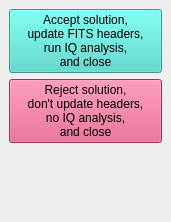
<?xml version="1.0" encoding="UTF-8"?>
<ui version="4.0">
 <class>IvScampDockWidget</class>
 <widget class="QDockWidget" name="IvScampDockWidget">
  <property name="geometry">
   <rect>
    <x>0</x>
    <y>0</y>
    <width>171</width>
    <height>222</height>
   </rect>
  </property>
  <property name="features">
   <set>QDockWidget::DockWidgetFloatable|QDockWidget::DockWidgetMovable</set>
  </property>
  <property name="allowedAreas">
   <set>Qt::LeftDockWidgetArea|Qt::RightDockWidgetArea</set>
  </property>
  <property name="windowTitle">
   <string>Scamp solution</string>
  </property>
  <widget class="QWidget" name="dockWidgetContents">
   <layout class="QGridLayout" name="gridLayout">
    <item row="0" column="0">
     <widget class="QPushButton" name="acceptSolution">
      <property name="palette">
       <palette>
        <active>
         <colorrole role="WindowText">
          <brush brushstyle="SolidPattern">
           <color alpha="255">
            <red>0</red>
            <green>0</green>
            <blue>0</blue>
           </color>
          </brush>
         </colorrole>
         <colorrole role="Button">
          <brush brushstyle="SolidPattern">
           <color alpha="255">
            <red>68</red>
            <green>216</green>
            <blue>204</blue>
           </color>
          </brush>
         </colorrole>
         <colorrole role="Light">
          <brush brushstyle="SolidPattern">
           <color alpha="255">
            <red>149</red>
            <green>255</green>
            <blue>247</blue>
           </color>
          </brush>
         </colorrole>
         <colorrole role="Midlight">
          <brush brushstyle="SolidPattern">
           <color alpha="255">
            <red>108</red>
            <green>235</green>
            <blue>225</blue>
           </color>
          </brush>
         </colorrole>
         <colorrole role="Dark">
          <brush brushstyle="SolidPattern">
           <color alpha="255">
            <red>34</red>
            <green>108</green>
            <blue>102</blue>
           </color>
          </brush>
         </colorrole>
         <colorrole role="Mid">
          <brush brushstyle="SolidPattern">
           <color alpha="255">
            <red>45</red>
            <green>144</green>
            <blue>136</blue>
           </color>
          </brush>
         </colorrole>
         <colorrole role="Text">
          <brush brushstyle="SolidPattern">
           <color alpha="255">
            <red>0</red>
            <green>0</green>
            <blue>0</blue>
           </color>
          </brush>
         </colorrole>
         <colorrole role="BrightText">
          <brush brushstyle="SolidPattern">
           <color alpha="255">
            <red>255</red>
            <green>255</green>
            <blue>255</blue>
           </color>
          </brush>
         </colorrole>
         <colorrole role="ButtonText">
          <brush brushstyle="SolidPattern">
           <color alpha="255">
            <red>0</red>
            <green>0</green>
            <blue>0</blue>
           </color>
          </brush>
         </colorrole>
         <colorrole role="Base">
          <brush brushstyle="SolidPattern">
           <color alpha="255">
            <red>255</red>
            <green>255</green>
            <blue>255</blue>
           </color>
          </brush>
         </colorrole>
         <colorrole role="Window">
          <brush brushstyle="SolidPattern">
           <color alpha="255">
            <red>68</red>
            <green>216</green>
            <blue>204</blue>
           </color>
          </brush>
         </colorrole>
         <colorrole role="Shadow">
          <brush brushstyle="SolidPattern">
           <color alpha="255">
            <red>0</red>
            <green>0</green>
            <blue>0</blue>
           </color>
          </brush>
         </colorrole>
         <colorrole role="AlternateBase">
          <brush brushstyle="SolidPattern">
           <color alpha="255">
            <red>161</red>
            <green>235</green>
            <blue>229</blue>
           </color>
          </brush>
         </colorrole>
         <colorrole role="ToolTipBase">
          <brush brushstyle="SolidPattern">
           <color alpha="255">
            <red>255</red>
            <green>255</green>
            <blue>220</blue>
           </color>
          </brush>
         </colorrole>
         <colorrole role="ToolTipText">
          <brush brushstyle="SolidPattern">
           <color alpha="255">
            <red>0</red>
            <green>0</green>
            <blue>0</blue>
           </color>
          </brush>
         </colorrole>
        </active>
        <inactive>
         <colorrole role="WindowText">
          <brush brushstyle="SolidPattern">
           <color alpha="255">
            <red>0</red>
            <green>0</green>
            <blue>0</blue>
           </color>
          </brush>
         </colorrole>
         <colorrole role="Button">
          <brush brushstyle="SolidPattern">
           <color alpha="255">
            <red>68</red>
            <green>216</green>
            <blue>204</blue>
           </color>
          </brush>
         </colorrole>
         <colorrole role="Light">
          <brush brushstyle="SolidPattern">
           <color alpha="255">
            <red>149</red>
            <green>255</green>
            <blue>247</blue>
           </color>
          </brush>
         </colorrole>
         <colorrole role="Midlight">
          <brush brushstyle="SolidPattern">
           <color alpha="255">
            <red>108</red>
            <green>235</green>
            <blue>225</blue>
           </color>
          </brush>
         </colorrole>
         <colorrole role="Dark">
          <brush brushstyle="SolidPattern">
           <color alpha="255">
            <red>34</red>
            <green>108</green>
            <blue>102</blue>
           </color>
          </brush>
         </colorrole>
         <colorrole role="Mid">
          <brush brushstyle="SolidPattern">
           <color alpha="255">
            <red>45</red>
            <green>144</green>
            <blue>136</blue>
           </color>
          </brush>
         </colorrole>
         <colorrole role="Text">
          <brush brushstyle="SolidPattern">
           <color alpha="255">
            <red>0</red>
            <green>0</green>
            <blue>0</blue>
           </color>
          </brush>
         </colorrole>
         <colorrole role="BrightText">
          <brush brushstyle="SolidPattern">
           <color alpha="255">
            <red>255</red>
            <green>255</green>
            <blue>255</blue>
           </color>
          </brush>
         </colorrole>
         <colorrole role="ButtonText">
          <brush brushstyle="SolidPattern">
           <color alpha="255">
            <red>0</red>
            <green>0</green>
            <blue>0</blue>
           </color>
          </brush>
         </colorrole>
         <colorrole role="Base">
          <brush brushstyle="SolidPattern">
           <color alpha="255">
            <red>255</red>
            <green>255</green>
            <blue>255</blue>
           </color>
          </brush>
         </colorrole>
         <colorrole role="Window">
          <brush brushstyle="SolidPattern">
           <color alpha="255">
            <red>68</red>
            <green>216</green>
            <blue>204</blue>
           </color>
          </brush>
         </colorrole>
         <colorrole role="Shadow">
          <brush brushstyle="SolidPattern">
           <color alpha="255">
            <red>0</red>
            <green>0</green>
            <blue>0</blue>
           </color>
          </brush>
         </colorrole>
         <colorrole role="AlternateBase">
          <brush brushstyle="SolidPattern">
           <color alpha="255">
            <red>161</red>
            <green>235</green>
            <blue>229</blue>
           </color>
          </brush>
         </colorrole>
         <colorrole role="ToolTipBase">
          <brush brushstyle="SolidPattern">
           <color alpha="255">
            <red>255</red>
            <green>255</green>
            <blue>220</blue>
           </color>
          </brush>
         </colorrole>
         <colorrole role="ToolTipText">
          <brush brushstyle="SolidPattern">
           <color alpha="255">
            <red>0</red>
            <green>0</green>
            <blue>0</blue>
           </color>
          </brush>
         </colorrole>
        </inactive>
        <disabled>
         <colorrole role="WindowText">
          <brush brushstyle="SolidPattern">
           <color alpha="255">
            <red>34</red>
            <green>108</green>
            <blue>102</blue>
           </color>
          </brush>
         </colorrole>
         <colorrole role="Button">
          <brush brushstyle="SolidPattern">
           <color alpha="255">
            <red>68</red>
            <green>216</green>
            <blue>204</blue>
           </color>
          </brush>
         </colorrole>
         <colorrole role="Light">
          <brush brushstyle="SolidPattern">
           <color alpha="255">
            <red>149</red>
            <green>255</green>
            <blue>247</blue>
           </color>
          </brush>
         </colorrole>
         <colorrole role="Midlight">
          <brush brushstyle="SolidPattern">
           <color alpha="255">
            <red>108</red>
            <green>235</green>
            <blue>225</blue>
           </color>
          </brush>
         </colorrole>
         <colorrole role="Dark">
          <brush brushstyle="SolidPattern">
           <color alpha="255">
            <red>34</red>
            <green>108</green>
            <blue>102</blue>
           </color>
          </brush>
         </colorrole>
         <colorrole role="Mid">
          <brush brushstyle="SolidPattern">
           <color alpha="255">
            <red>45</red>
            <green>144</green>
            <blue>136</blue>
           </color>
          </brush>
         </colorrole>
         <colorrole role="Text">
          <brush brushstyle="SolidPattern">
           <color alpha="255">
            <red>34</red>
            <green>108</green>
            <blue>102</blue>
           </color>
          </brush>
         </colorrole>
         <colorrole role="BrightText">
          <brush brushstyle="SolidPattern">
           <color alpha="255">
            <red>255</red>
            <green>255</green>
            <blue>255</blue>
           </color>
          </brush>
         </colorrole>
         <colorrole role="ButtonText">
          <brush brushstyle="SolidPattern">
           <color alpha="255">
            <red>34</red>
            <green>108</green>
            <blue>102</blue>
           </color>
          </brush>
         </colorrole>
         <colorrole role="Base">
          <brush brushstyle="SolidPattern">
           <color alpha="255">
            <red>68</red>
            <green>216</green>
            <blue>204</blue>
           </color>
          </brush>
         </colorrole>
         <colorrole role="Window">
          <brush brushstyle="SolidPattern">
           <color alpha="255">
            <red>68</red>
            <green>216</green>
            <blue>204</blue>
           </color>
          </brush>
         </colorrole>
         <colorrole role="Shadow">
          <brush brushstyle="SolidPattern">
           <color alpha="255">
            <red>0</red>
            <green>0</green>
            <blue>0</blue>
           </color>
          </brush>
         </colorrole>
         <colorrole role="AlternateBase">
          <brush brushstyle="SolidPattern">
           <color alpha="255">
            <red>68</red>
            <green>216</green>
            <blue>204</blue>
           </color>
          </brush>
         </colorrole>
         <colorrole role="ToolTipBase">
          <brush brushstyle="SolidPattern">
           <color alpha="255">
            <red>255</red>
            <green>255</green>
            <blue>220</blue>
           </color>
          </brush>
         </colorrole>
         <colorrole role="ToolTipText">
          <brush brushstyle="SolidPattern">
           <color alpha="255">
            <red>0</red>
            <green>0</green>
            <blue>0</blue>
           </color>
          </brush>
         </colorrole>
        </disabled>
       </palette>
      </property>
      <property name="statusTip">
       <string>Will continue processing, including updating the zero order WCS solution in the FITS headers. </string>
      </property>
      <property name="text">
       <string>Accept solution,
update FITS headers,
run IQ analysis,
and close</string>
      </property>
     </widget>
    </item>
    <item row="1" column="0">
     <widget class="QPushButton" name="rejectSolution">
      <property name="palette">
       <palette>
        <active>
         <colorrole role="WindowText">
          <brush brushstyle="SolidPattern">
           <color alpha="255">
            <red>0</red>
            <green>0</green>
            <blue>0</blue>
           </color>
          </brush>
         </colorrole>
         <colorrole role="Button">
          <brush brushstyle="SolidPattern">
           <color alpha="255">
            <red>223</red>
            <green>77</green>
            <blue>123</blue>
           </color>
          </brush>
         </colorrole>
         <colorrole role="Light">
          <brush brushstyle="SolidPattern">
           <color alpha="255">
            <red>255</red>
            <green>168</green>
            <blue>195</blue>
           </color>
          </brush>
         </colorrole>
         <colorrole role="Midlight">
          <brush brushstyle="SolidPattern">
           <color alpha="255">
            <red>239</red>
            <green>122</green>
            <blue>159</blue>
           </color>
          </brush>
         </colorrole>
         <colorrole role="Dark">
          <brush brushstyle="SolidPattern">
           <color alpha="255">
            <red>111</red>
            <green>38</green>
            <blue>61</blue>
           </color>
          </brush>
         </colorrole>
         <colorrole role="Mid">
          <brush brushstyle="SolidPattern">
           <color alpha="255">
            <red>149</red>
            <green>51</green>
            <blue>82</blue>
           </color>
          </brush>
         </colorrole>
         <colorrole role="Text">
          <brush brushstyle="SolidPattern">
           <color alpha="255">
            <red>0</red>
            <green>0</green>
            <blue>0</blue>
           </color>
          </brush>
         </colorrole>
         <colorrole role="BrightText">
          <brush brushstyle="SolidPattern">
           <color alpha="255">
            <red>255</red>
            <green>255</green>
            <blue>255</blue>
           </color>
          </brush>
         </colorrole>
         <colorrole role="ButtonText">
          <brush brushstyle="SolidPattern">
           <color alpha="255">
            <red>0</red>
            <green>0</green>
            <blue>0</blue>
           </color>
          </brush>
         </colorrole>
         <colorrole role="Base">
          <brush brushstyle="SolidPattern">
           <color alpha="255">
            <red>255</red>
            <green>255</green>
            <blue>255</blue>
           </color>
          </brush>
         </colorrole>
         <colorrole role="Window">
          <brush brushstyle="SolidPattern">
           <color alpha="255">
            <red>223</red>
            <green>77</green>
            <blue>123</blue>
           </color>
          </brush>
         </colorrole>
         <colorrole role="Shadow">
          <brush brushstyle="SolidPattern">
           <color alpha="255">
            <red>0</red>
            <green>0</green>
            <blue>0</blue>
           </color>
          </brush>
         </colorrole>
         <colorrole role="AlternateBase">
          <brush brushstyle="SolidPattern">
           <color alpha="255">
            <red>239</red>
            <green>166</green>
            <blue>189</blue>
           </color>
          </brush>
         </colorrole>
         <colorrole role="ToolTipBase">
          <brush brushstyle="SolidPattern">
           <color alpha="255">
            <red>255</red>
            <green>255</green>
            <blue>220</blue>
           </color>
          </brush>
         </colorrole>
         <colorrole role="ToolTipText">
          <brush brushstyle="SolidPattern">
           <color alpha="255">
            <red>0</red>
            <green>0</green>
            <blue>0</blue>
           </color>
          </brush>
         </colorrole>
        </active>
        <inactive>
         <colorrole role="WindowText">
          <brush brushstyle="SolidPattern">
           <color alpha="255">
            <red>0</red>
            <green>0</green>
            <blue>0</blue>
           </color>
          </brush>
         </colorrole>
         <colorrole role="Button">
          <brush brushstyle="SolidPattern">
           <color alpha="255">
            <red>223</red>
            <green>77</green>
            <blue>123</blue>
           </color>
          </brush>
         </colorrole>
         <colorrole role="Light">
          <brush brushstyle="SolidPattern">
           <color alpha="255">
            <red>255</red>
            <green>168</green>
            <blue>195</blue>
           </color>
          </brush>
         </colorrole>
         <colorrole role="Midlight">
          <brush brushstyle="SolidPattern">
           <color alpha="255">
            <red>239</red>
            <green>122</green>
            <blue>159</blue>
           </color>
          </brush>
         </colorrole>
         <colorrole role="Dark">
          <brush brushstyle="SolidPattern">
           <color alpha="255">
            <red>111</red>
            <green>38</green>
            <blue>61</blue>
           </color>
          </brush>
         </colorrole>
         <colorrole role="Mid">
          <brush brushstyle="SolidPattern">
           <color alpha="255">
            <red>149</red>
            <green>51</green>
            <blue>82</blue>
           </color>
          </brush>
         </colorrole>
         <colorrole role="Text">
          <brush brushstyle="SolidPattern">
           <color alpha="255">
            <red>0</red>
            <green>0</green>
            <blue>0</blue>
           </color>
          </brush>
         </colorrole>
         <colorrole role="BrightText">
          <brush brushstyle="SolidPattern">
           <color alpha="255">
            <red>255</red>
            <green>255</green>
            <blue>255</blue>
           </color>
          </brush>
         </colorrole>
         <colorrole role="ButtonText">
          <brush brushstyle="SolidPattern">
           <color alpha="255">
            <red>0</red>
            <green>0</green>
            <blue>0</blue>
           </color>
          </brush>
         </colorrole>
         <colorrole role="Base">
          <brush brushstyle="SolidPattern">
           <color alpha="255">
            <red>255</red>
            <green>255</green>
            <blue>255</blue>
           </color>
          </brush>
         </colorrole>
         <colorrole role="Window">
          <brush brushstyle="SolidPattern">
           <color alpha="255">
            <red>223</red>
            <green>77</green>
            <blue>123</blue>
           </color>
          </brush>
         </colorrole>
         <colorrole role="Shadow">
          <brush brushstyle="SolidPattern">
           <color alpha="255">
            <red>0</red>
            <green>0</green>
            <blue>0</blue>
           </color>
          </brush>
         </colorrole>
         <colorrole role="AlternateBase">
          <brush brushstyle="SolidPattern">
           <color alpha="255">
            <red>239</red>
            <green>166</green>
            <blue>189</blue>
           </color>
          </brush>
         </colorrole>
         <colorrole role="ToolTipBase">
          <brush brushstyle="SolidPattern">
           <color alpha="255">
            <red>255</red>
            <green>255</green>
            <blue>220</blue>
           </color>
          </brush>
         </colorrole>
         <colorrole role="ToolTipText">
          <brush brushstyle="SolidPattern">
           <color alpha="255">
            <red>0</red>
            <green>0</green>
            <blue>0</blue>
           </color>
          </brush>
         </colorrole>
        </inactive>
        <disabled>
         <colorrole role="WindowText">
          <brush brushstyle="SolidPattern">
           <color alpha="255">
            <red>111</red>
            <green>38</green>
            <blue>61</blue>
           </color>
          </brush>
         </colorrole>
         <colorrole role="Button">
          <brush brushstyle="SolidPattern">
           <color alpha="255">
            <red>223</red>
            <green>77</green>
            <blue>123</blue>
           </color>
          </brush>
         </colorrole>
         <colorrole role="Light">
          <brush brushstyle="SolidPattern">
           <color alpha="255">
            <red>255</red>
            <green>168</green>
            <blue>195</blue>
           </color>
          </brush>
         </colorrole>
         <colorrole role="Midlight">
          <brush brushstyle="SolidPattern">
           <color alpha="255">
            <red>239</red>
            <green>122</green>
            <blue>159</blue>
           </color>
          </brush>
         </colorrole>
         <colorrole role="Dark">
          <brush brushstyle="SolidPattern">
           <color alpha="255">
            <red>111</red>
            <green>38</green>
            <blue>61</blue>
           </color>
          </brush>
         </colorrole>
         <colorrole role="Mid">
          <brush brushstyle="SolidPattern">
           <color alpha="255">
            <red>149</red>
            <green>51</green>
            <blue>82</blue>
           </color>
          </brush>
         </colorrole>
         <colorrole role="Text">
          <brush brushstyle="SolidPattern">
           <color alpha="255">
            <red>111</red>
            <green>38</green>
            <blue>61</blue>
           </color>
          </brush>
         </colorrole>
         <colorrole role="BrightText">
          <brush brushstyle="SolidPattern">
           <color alpha="255">
            <red>255</red>
            <green>255</green>
            <blue>255</blue>
           </color>
          </brush>
         </colorrole>
         <colorrole role="ButtonText">
          <brush brushstyle="SolidPattern">
           <color alpha="255">
            <red>111</red>
            <green>38</green>
            <blue>61</blue>
           </color>
          </brush>
         </colorrole>
         <colorrole role="Base">
          <brush brushstyle="SolidPattern">
           <color alpha="255">
            <red>223</red>
            <green>77</green>
            <blue>123</blue>
           </color>
          </brush>
         </colorrole>
         <colorrole role="Window">
          <brush brushstyle="SolidPattern">
           <color alpha="255">
            <red>223</red>
            <green>77</green>
            <blue>123</blue>
           </color>
          </brush>
         </colorrole>
         <colorrole role="Shadow">
          <brush brushstyle="SolidPattern">
           <color alpha="255">
            <red>0</red>
            <green>0</green>
            <blue>0</blue>
           </color>
          </brush>
         </colorrole>
         <colorrole role="AlternateBase">
          <brush brushstyle="SolidPattern">
           <color alpha="255">
            <red>223</red>
            <green>77</green>
            <blue>123</blue>
           </color>
          </brush>
         </colorrole>
         <colorrole role="ToolTipBase">
          <brush brushstyle="SolidPattern">
           <color alpha="255">
            <red>255</red>
            <green>255</green>
            <blue>220</blue>
           </color>
          </brush>
         </colorrole>
         <colorrole role="ToolTipText">
          <brush brushstyle="SolidPattern">
           <color alpha="255">
            <red>0</red>
            <green>0</green>
            <blue>0</blue>
           </color>
          </brush>
         </colorrole>
        </disabled>
       </palette>
      </property>
      <property name="statusTip">
       <string>Will abort processing. Zero order solution in FITS headers will not be updated.</string>
      </property>
      <property name="text">
       <string>Reject solution,
don't update headers,
no IQ analysis,
and close</string>
      </property>
     </widget>
    </item>
    <item row="2" column="0">
     <spacer name="verticalSpacer_5">
      <property name="orientation">
       <enum>Qt::Vertical</enum>
      </property>
      <property name="sizeType">
       <enum>QSizePolicy::Expanding</enum>
      </property>
      <property name="sizeHint" stdset="0">
       <size>
        <width>20</width>
        <height>0</height>
       </size>
      </property>
     </spacer>
    </item>
   </layout>
  </widget>
 </widget>
 <resources/>
 <connections/>
</ui>
